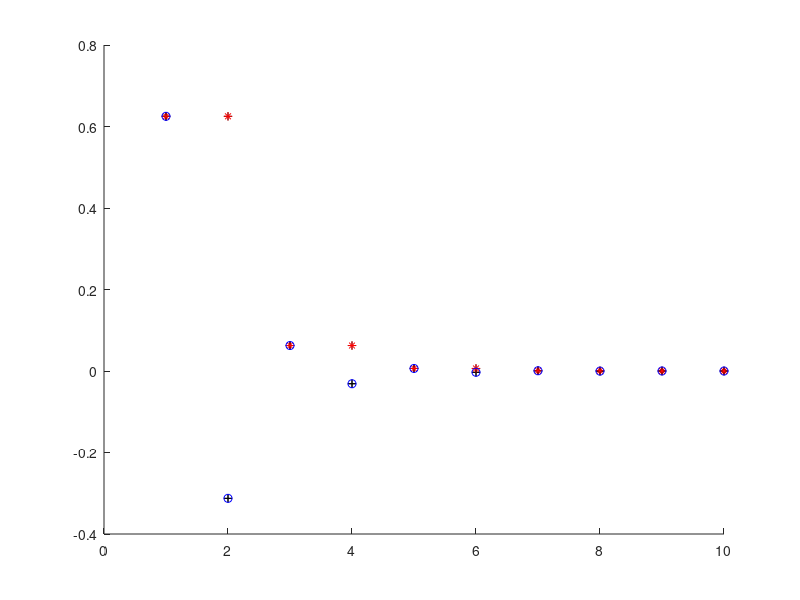

Write the MATLAB code that produced this figure.
A = [-2 1 0;1 -2 1;0 1 -2];
b = [10/16;10/16;10/16];
% initial guess
x = [0;0;0];
iters =10;
for i = 1:iters
    r = b - A*x;
    i
    r
    alpha= (r' * r)/(r'*A*r);
    alpha
    xnew = x + alpha*r;
    xnew
    x = xnew;
    hold  on;
    plot(i,r,'+k');
    plot(i,r(2),'*r');
    plot(i,r(3),'ob')
    hold off;
end
disp('The solution is: ')
x
